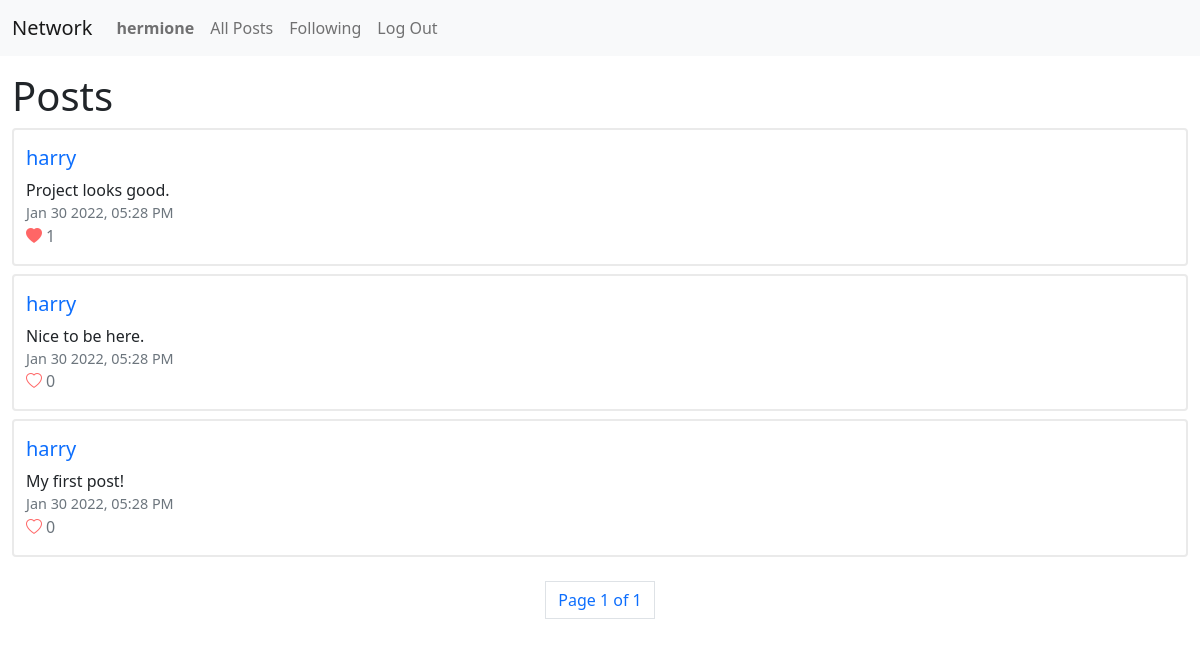
Page /following (signed in) on the committed database.
### network/models.py (models this page shows, shortened)
class User(AbstractUser):
    follows = models.ManyToManyField("User", blank=True, related_name="followers")

class Post(models.Model):
    user = models.ForeignKey("User", on_delete=models.CASCADE, related_name="posts")
    content = models.TextField(blank=True)
    timestamp = models.DateTimeField(auto_now_add=True)
    like = models.ManyToManyField("User", blank=True, related_name="liked")
    def timestampOfPost(self):
        return self.timestamp.strftime("%b %d %Y, %I:%M %p")

### network/views.py (the view)
# urls.py: path("following", views.following, name="following"),
@login_required(login_url='/login')
def following(request):
    followsUser = request.user.follows.all()
    posts = Post.objects.filter(user__in= followsUser).order_by("id").reverse()
    p = Paginator(posts, 10, orphans=0, allow_empty_first_page=True)
    pageNumber = request.GET.get('page')
    pageObj = p.get_page(pageNumber)
    return render(request, "network/following.html", {
        'page_obj': pageObj
    })

### network/templates/network/following.html (shortened to what this page needs)
{% extends "network/layout.html" %}
{% load static %}
{% block body %}
    <h1>Posts</h1>
    {% for post in page_obj %}
        <div class="post container-fluid">
            <a href="{% url 'profile' post.user %}"><h5>{{ post.user }}</h5></a>
            <div class="content">{{ post.content }}</div>
            <div class="post-timestamp text-muted">{{ post.timestampOfPost }}</div>
            {% if user in post.like.all %}
                <div><i class="bi bi-heart-fill heart " data-id="{{ post.id }}"></i><span class="text-muted count" id="{{ post.id }}">{{ post.like.all.count }}</span></div>
            {% else %}
                <div><i class="bi bi-heart heart" data-id="{{ post.id }}" id="like"></i><span class="text-muted count" id="{{ post.id }}">{{ post.like.all.count }}</span></div>
            {% endif %}
        </div>
    {% endfor %}
    <nav aria-label="Page navigation example" id="pagination">
        <ul class="pagination justify-content-center">
            <li class="page-item page-link">Page {{ page_obj.number }} of {{ page_obj.paginator.num_pages  }}</li>
        </ul>
    </nav>
{% endblock %}

### network/templates/network/layout.html (shortened to what this page needs)
{% load static %}
<!DOCTYPE html>
<html lang="en">
    <head>
        <link href="https://cdn.jsdelivr.net/npm/bootstrap@5.1.3/dist/css/bootstrap.min.css" rel="stylesheet">
        <link rel="stylesheet" href="https://cdn.jsdelivr.net/npm/bootstrap-icons@1.7.2/font/bootstrap-icons.css">
        <link href="{% static 'network/styles.css' %}" rel="stylesheet">
    </head>
    <body>
        <nav class="navbar navbar-expand-lg navbar-light bg-light">
            <div class="container-fluid">
                <a class="navbar-brand" href="{% url 'index' %}">Network</a>
                <ul class="navbar-nav me-auto mb-2 mb-lg-0">
                    {% if user.is_authenticated %}
                        <li class="nav-item">
                            <a class="nav-link" href="{% url 'profile' user.username %}"><strong id="name">{{ user.username }}</strong></a>
                        </li>
                    {% endif %}
                    <li class="nav-item">
                    <a class="nav-link" href="{% url 'index' %}">All Posts</a>
                    </li>
                    {% if user.is_authenticated %}
                        <li class="nav-item">
                            <a class="nav-link" href="{% url 'following' %}">Following</a>
                        </li>
                        <li class="nav-item">
                            <a class="nav-link" href="{% url 'logout' %}">Log Out</a>
                        </li>
                    {% endif %}
                </ul>
            </div>
        </nav>
        <div class="container-fluid" style="margin-top: 1rem;">
            {% block body %}
            {% endblock %}
        </div>
    </body>
</html>

### network/static/network/styles.css (style rules this page uses)
* { box-sizing: border-box; }
.new-post, .post { border: 2px solid #eaeaea; border-radius: 4px; padding-top: 1rem; padding-bottom: 1rem; }
#pagination { margin: 1.5rem; }
.post { margin-bottom: 0.5rem; }
.post a { text-decoration: none; }
.post-timestamp { font-size: 0.9rem !important; }
.heart { color: #ff6666; }
.count { margin-left: 0.25rem; }

### rows in the picture
User: username "hermione"
Post: user "harry", content "Project looks good.", timestampOfPost "Jan 30 2022, 05:28 PM", like.all.count "1"
Post: user "harry", content "Nice to be here.", timestampOfPost "Jan 30 2022, 05:28 PM", like.all.count "0"
Post: user "harry", content "My first post!", timestampOfPost "Jan 30 2022, 05:28 PM", like.all.count "0"

### other values in the picture
{{ page_obj.number }} "1"
{{ page_obj.paginator.num_pages }} "1"
